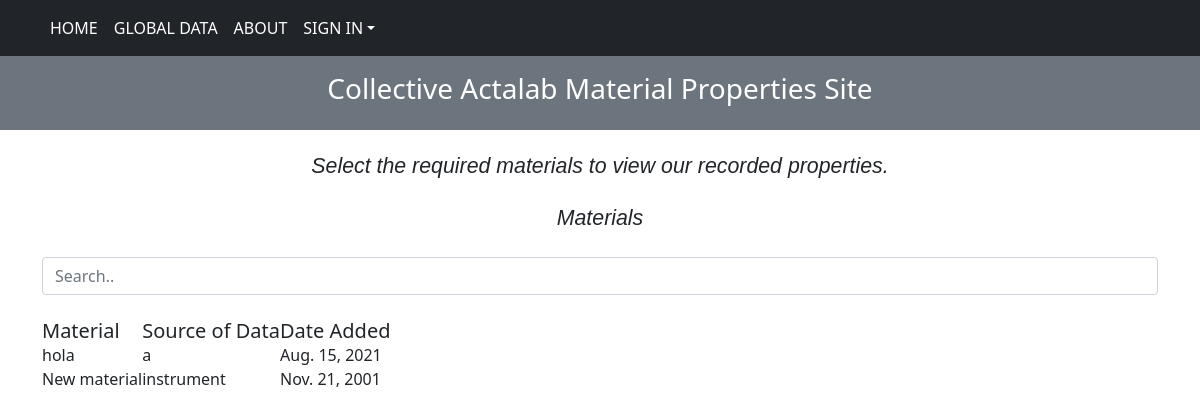
/materials_list/, run on an earlier commit of the app's database.
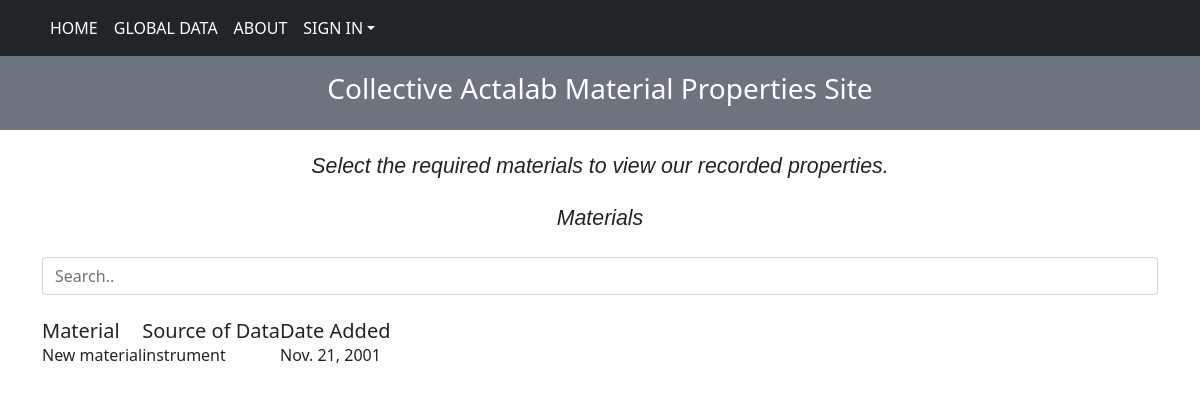
And on a later commit of the database.
### blog/models.py (models this page shows, shortened)
class MaterialList(models.Model):
    material = models.CharField(max_length=250)
    source_of_data = models.CharField("Source of Data", max_length=250)
    date_added = models.DateField("Material Created On (YYYY-MM-DD)")
    class Meta:
        verbose_name_plural = 'Actalab Materials'

### blog/views.py (the view)
# urls.py: path("materials_list/", MaterialsListView.as_view(),
class MaterialsListView(TemplateView):
    template_name = "materialslist.html"
    def get_context_data(self, **kwargs):
        context = super().get_context_data(**kwargs)
        context['material_list'] = MaterialList.objects.all()
        return context

### blog/templates/materialslist.html (shortened to what this page needs)
<!doctype html>
<html lang="en">
  <head>
    <link rel="stylesheet" href="https://stackpath.bootstrapcdn.com/bootstrap/4.3.1/css/bootstrap.min.css">
    <link rel="stylesheet" href="https://use.fontawesome.com/releases/v5.6.3/css/all.css">
    <link rel="stylesheet" href="https://unpkg.com/bootstrap-table@1.18.3/dist/bootstrap-table.min.css">
  </head>
  <body>
    {% include 'navbar.html' %}
    <div class="description_class">
      <h2 id="description"> Select the required materials to view our recorded properties.</h2>
    </div>
    <div class = "home_body_div container">
        <div class="table_heading">
          <p id="description" >Materials</p>
        </div>
        <input class="form-control" id="myInput" type="text" placeholder="Search.."><br>
    <table
    id="table"
    data-toggle="table"
    data-filter-control="true"
    >
                      <thead class="thead-dark">
                    <tr id='tableHeader'>
                    <th  data-field="material" class="h5" data-sortable="true" > Material </th>
                    <th  data-field="source-of-data" class="h5" data-sortable="true">  Source of Data </th>
                    <th  data-field="data-added" class="h5" data-sortable="true">  Date Added </th>
                    </tr>
                </thead>
      <tbody id="myTable">
                {% for i in material_list %}
                <tr>
                  <td>{{i.material}}</td>
                  <td>{{i.source_of_data}}</td>
                  <td>{{i.date_added}}</td>
                </tr>
                  {% endfor %}
                </tbody>
    </table>
  </body>
</html>

### blog/templates/navbar.html (shortened to what this page needs)
<!DOCTYPE html>
<html>
<head>
  <link rel="stylesheet" href="https://maxcdn.bootstrapcdn.com/bootstrap/4.0.0/css/bootstrap.min.css">
    <link href="https://cdn.jsdelivr.net/npm/bootstrap@5.0.0/dist/css/bootstrap.min.css" rel="stylesheet" >
</head>
<body>
  <nav class="navbar navbar-b navbar-dark bg-dark navbar-expand-md " id="mainNav">
    <div class="container">
      <div class="navbar-collapse collapse justify-content-between" id="navbarDefault">
        <ul class="navbar-nav">
          <li class="nav-item active">
            <a class="nav-link" href="{% url 'blog:home' %}">HOME <span class="sr-only">(current)</span></a>
          </li>
          <li class="nav-item active">
            <a class="nav-link" href="{% url 'blog:upload-global-data' %}">GLOBAL DATA <span class="sr-only">(current)</span></a>
          </li>
          <li class="nav-item active">
            <a class="nav-link" href="{% url 'blog:about' %}"> ABOUT <span class="sr-only">(current)</span></a>
          </li>
          <li class="nav-item dropdown active" id = "LOGIN/LOGOUT">
            <a aria-expanded="false" aria-haspopup="true" class="nav-link dropdown-toggle"
            data-bs-toggle="dropdown" href="/" id="navbarDropdown" role="button">SIGN IN</a>
          </li>
          {% if request.user.customer %}
          <li class="nav-item active">
            <a class="nav-link" href="">Welcome {{request.user.username}}<span class="sr-only">(current)</span></a>
          </li>
          {% else %}
          <li class="nav-item active">
            <a class="nav-link" href=""><span class="sr-only">(current)</span></a>
          </li>
          {% endif %}
        </ul>
      </div>
    </div>
  </nav>
  <div class="p-3 mb-2 bg-secondary text-white">
    <h3 style="text-align: center;" class = "font-weight-normal"> Collective Actalab Material Properties Site </h3>
  </div>
</body>
</html>

### blog/templates/navbar.html (style rules this page uses)
* { margin: 0; padding: 0; }
.navbar { background-color: #cdebf2; font-family: "Segoe UI", Tahoma, Geneva, Verdana, sans-serif; }
#description { margin: 2%; font-family: Arial, Helvetica, sans-serif; font-weight: 100; font-size: 16pt; text-align: center; font-style: italic; }

What changed in the data, as far as the page shows it:
removed MaterialList: material "hola", source_of_data "a", date_added "Aug. 15, 2021"
